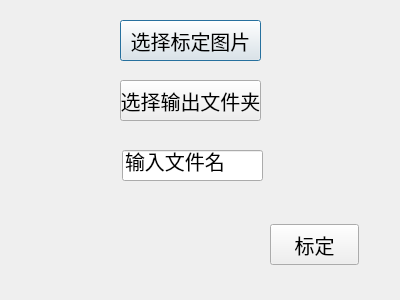
<?xml version="1.0" encoding="UTF-8"?>
<ui version="4.0">
 <class>recalibrate</class>
 <widget class="QDialog" name="recalibrate">
  <property name="geometry">
   <rect>
    <x>0</x>
    <y>0</y>
    <width>400</width>
    <height>300</height>
   </rect>
  </property>
  <property name="windowTitle">
   <string>Dialog</string>
  </property>
  <widget class="QPushButton" name="calibrate_img">
   <property name="geometry">
    <rect>
     <x>120</x>
     <y>20</y>
     <width>141</width>
     <height>41</height>
    </rect>
   </property>
   <property name="font">
    <font>
     <pointsize>15</pointsize>
    </font>
   </property>
   <property name="text">
    <string>选择标定图片</string>
   </property>
  </widget>
  <widget class="QPushButton" name="calibrate_file">
   <property name="geometry">
    <rect>
     <x>120</x>
     <y>80</y>
     <width>141</width>
     <height>41</height>
    </rect>
   </property>
   <property name="font">
    <font>
     <pointsize>15</pointsize>
    </font>
   </property>
   <property name="text">
    <string>选择输出文件夹</string>
   </property>
  </widget>
  <widget class="QPushButton" name="calibrate_begin">
   <property name="geometry">
    <rect>
     <x>270</x>
     <y>224</y>
     <width>89</width>
     <height>41</height>
    </rect>
   </property>
   <property name="font">
    <font>
     <pointsize>15</pointsize>
    </font>
   </property>
   <property name="text">
    <string>标定</string>
   </property>
  </widget>
  <widget class="QLineEdit" name="lineEdit">
   <property name="geometry">
    <rect>
     <x>122</x>
     <y>150</y>
     <width>141</width>
     <height>31</height>
    </rect>
   </property>
   <property name="font">
    <font>
     <pointsize>15</pointsize>
    </font>
   </property>
   <property name="text">
    <string>输入文件名</string>
   </property>
  </widget>
 </widget>
 <resources/>
 <connections/>
</ui>
